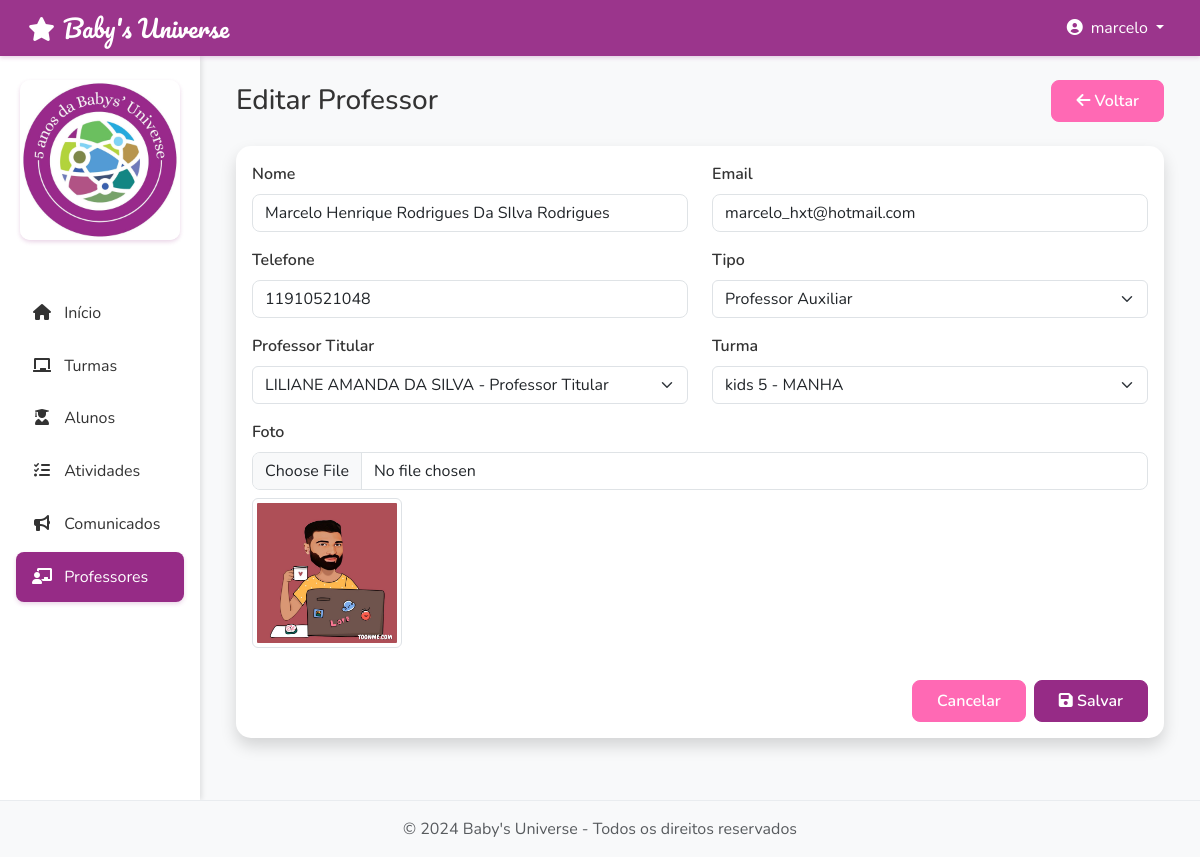
The page /professores/2/editar/ (signed in) on the database its author committed.
### core/models.py (models this page shows)
class Professor(models.Model):
    nome = models.CharField(max_length=100)
    email = models.EmailField()
    telefone = models.CharField(max_length=15)
    foto = models.ImageField(upload_to='professores/', null=True, blank=True)
    turma = models.ForeignKey('Turma', on_delete=models.SET_NULL, null=True, blank=True, related_name='professores')
    tipo = models.CharField(max_length=20, choices=[
        ('TITULAR', 'Professor Titular'),
        ('AUXILIAR', 'Professor Auxiliar')
    ], default='TITULAR')
    professor_titular = models.ForeignKey('self', on_delete=models.SET_NULL, null=True, blank=True, related_name='auxiliares')
    class Meta:
        verbose_name = 'Professor'
        verbose_name_plural = 'Professores'
        ordering = ['nome']
    def __str__(self):
        return f"{self.nome} - {self.get_tipo_display()}"

### core/views.py (the view)
# urls.py: path('professores/<int:pk>/editar/', views.professor_edit, name='professor_edit'),
@login_required
def professor_edit(request, pk):
    professor = get_object_or_404(Professor, pk=pk)
    if request.method == 'POST':
        form = ProfessorForm(request.POST, request.FILES, instance=professor)
        if form.is_valid():
            form.save()
            messages.success(request, 'Professor atualizado com sucesso!')
            return redirect('professores')
        else:
            messages.error(request, 'Por favor, corrija os erros abaixo.')
    else:
        form = ProfessorForm(instance=professor)
    context = {
        'form': form,
        'title': 'Editar Professor',
        'list_url': 'professores'
    }
    return render(request, 'core/professor_form.html', context)

### core/models.py (called while the page is built)
    def __str__(self):
        return f"{self.nome} - {self.periodo}"

### templates/core/professor_form.html (shortened to what this page needs)
{% extends 'base.html' %}
{% load widget_tweaks %}
{% block content %}
<div class="container-fluid">
    <div class="d-flex justify-content-between align-items-center mb-4">
        <h1 class="h3 mb-0 text-gray-800">{{ title }}</h1>
        <a href="{% url 'professores' %}" class="btn btn-secondary">
            <i class="fas fa-arrow-left"></i> Voltar
        </a>
    </div>
    <div class="card shadow">
        <div class="card-body">
            <form method="post" class="needs-validation" novalidate enctype="multipart/form-data">
                <div class="row">
                    <div class="col-md-6 mb-3">
                        <label for="{{ form.nome.id_for_label }}" class="form-label">Nome</label>
                        {% render_field form.nome class="form-control" placeholder="Nome do professor" %}
                    </div>
                    <div class="col-md-6 mb-3">
                        <label for="{{ form.email.id_for_label }}" class="form-label">Email</label>
                        {% render_field form.email class="form-control" placeholder="email@exemplo.com" %}
                    </div>
                    <div class="col-md-6 mb-3">
                        <label for="{{ form.telefone.id_for_label }}" class="form-label">Telefone</label>
                        {% render_field form.telefone class="form-control" placeholder="(00) 00000-0000" %}
                    </div>
                    <div class="col-md-6 mb-3">
                        <label for="{{ form.tipo.id_for_label }}" class="form-label">Tipo</label>
                        {% render_field form.tipo class="form-select" %}
                    </div>
                    <div class="col-md-6 mb-3" id="div_professor_titular" style="display: none;">
                        <label for="{{ form.professor_titular.id_for_label }}" class="form-label">Professor Titular</label>
                        {% render_field form.professor_titular class="form-select" %}
                    </div>
                    <div class="col-md-6 mb-3">
                        <label for="{{ form.turma.id_for_label }}" class="form-label">Turma</label>
                        {% render_field form.turma class="form-select" %}
                    </div>
                    <div class="col-md-12 mb-3">
                        <label for="{{ form.foto.id_for_label }}" class="form-label">Foto</label>
                        {% render_field form.foto class="form-control" %}
                        {% if form.instance.foto %}
                            <div class="mt-2">
                                <img src="{{ form.instance.foto.url }}" alt="Foto atual" class="img-thumbnail" style="max-height: 150px;">
                            </div>
                        {% endif %}
                    </div>
                </div>
                <div class="d-flex justify-content-end mt-3">
                    <a href="{% url 'professores' %}" class="btn btn-secondary me-2">Cancelar</a>
                    <button type="submit" class="btn btn-primary">
                        <i class="fas fa-save"></i> Salvar
                    </button>
                </div>
            </form>
        </div>
    </div>
</div>
{% endblock %}

### templates/base.html (shortened to what this page needs)
{% load static %}
<!DOCTYPE html>
<html lang="pt-br">
<head>
    <link href="https://cdnjs.cloudflare.com/ajax/libs/font-awesome/6.0.0/css/all.min.css" rel="stylesheet">
    <link href="https://cdn.jsdelivr.net/npm/bootstrap@5.3.0/dist/css/bootstrap.min.css" rel="stylesheet">
    <link href="{% static 'css/theme.css' %}" rel="stylesheet">
</head>
<body>
    <nav class="navbar navbar-expand-lg navbar-dark">
        <div class="container-fluid">
            <a class="navbar-brand" href="{% url 'home' %}">
                <i class="fas fa-star me-2"></i>Baby's Universe
            </a>
            <div class="collapse navbar-collapse" id="navbarNav">
                <ul class="navbar-nav ms-auto">
                    <li class="nav-item dropdown">
                        <a class="nav-link dropdown-toggle" href="#" id="navbarDropdown" role="button" data-bs-toggle="dropdown">
                            <i class="fas fa-user-circle me-2"></i>{{ user.username }}
                        </a>
                    </li>
                </ul>
            </div>
        </div>
    </nav>
    <div class="container-fluid">
        <div class="row">
            <div class="col-md-3 col-lg-2 px-0 sidebar">
                <div class="text-center py-4">
                    <img src="{% static 'img/logo/logo.jpg' %}" alt="Baby's Universe" class="sidebar-logo mb-3">
                </div>
                <nav class="mt-2">
                    <a href="{% url 'home' %}" class="nav-link {% if request.path == '/' %}active{% endif %}">
                        <i class="fas fa-home me-2"></i> Início
                    </a>
                    <a href="{% url 'turmas' %}" class="nav-link {% if 'turmas' in request.path %}active{% endif %}">
                        <i class="fas fa-chalkboard me-2"></i> Turmas
                    </a>
                    <a href="{% url 'alunos' %}" class="nav-link {% if 'alunos' in request.path %}active{% endif %}">
                        <i class="fas fa-user-graduate me-2"></i> Alunos
                    </a>
                    <a href="{% url 'atividades' %}" class="nav-link {% if 'atividades' in request.path %}active{% endif %}">
                        <i class="fas fa-tasks me-2"></i> Atividades
                    </a>
                    <a href="{% url 'comunicados' %}" class="nav-link {% if 'comunicados' in request.path %}active{% endif %}">
                        <i class="fas fa-bullhorn me-2"></i> Comunicados
                    </a>
                    <a href="{% url 'professores' %}" class="nav-link {% if 'professores' in request.path %}active{% endif %}">
                        <i class="fas fa-chalkboard-teacher me-2"></i> Professores
                    </a>
                </nav>
            </div>
            <div class="col-md-9 col-lg-10 px-4 py-4 content">
                {% block content %}
                {% endblock %}
            </div>
        </div>
    </div>
    <footer class="footer mt-auto py-3 bg-light">
        <div class="container text-center">
            <span class="text-muted">© 2024 Baby's Universe - Todos os direitos reservados</span>
        </div>
    </footer>
</body>
</html>

### static/css/theme.css (style rules this page uses)
:root { --primary-color: #962b86; --primary-dark: #7a226b; --primary-light: #b235a0; --secondary-color: #FF69B4; --accent-color: #FFD700; --success-color: #2ECC71; --warning-color: #F1C40F; --danger-color: #E74C3C; --text-color: #333333; --text-muted: #6C757D; --light-bg: #F8F9FA; --white: #FFFFFF; --font-family-base: 'Nunito', sans-serif; --font-family-brand: 'Pacifico', cursive; }
body { font-family: var(--font-family-base); color: var(--text-color); background-color: var(--light-bg); min-height: 100vh; display: flex; flex-direction: column; }
.navbar { background-color: rgba(150, 43, 134, 0.95) !important; box-shadow: 0 2px 4px rgba(150, 43, 134, 0.2); padding: 0.5rem 1rem; }
.navbar-brand { font-family: var(--font-family-brand); font-size: 1.5rem; color: var(--white) !important; padding: 0; }
.navbar-dark .navbar-nav .nav-link { color: var(--white); }
.sidebar { background-color: var(--white); box-shadow: 2px 0 5px rgba(0,0,0,0.1); min-height: calc(100vh - 56px); padding-top: 0; }
.sidebar-logo { max-width: 80%; height: auto; border-radius: 10px; box-shadow: 0 2px 4px rgba(150, 43, 134, 0.2); }
.sidebar .nav-link { color: var(--text-color); padding: 0.8rem 1rem; margin: 0.2rem 1rem; border-radius: 8px; transition: all 0.3s ease; }
.sidebar .nav-link.active { background-color: var(--primary-color); color: var(--white); box-shadow: 0 2px 4px rgba(150, 43, 134, 0.2); }
.sidebar .nav-link i { width: 20px; text-align: center; margin-right: 8px; }
.card { border: none; border-radius: 15px; box-shadow: 0 4px 6px rgba(0,0,0,0.1); transition: transform 0.2s ease; margin-bottom: 1rem; }
.btn { border-radius: 8px; padding: 0.5rem 1.5rem; font-weight: 600; transition: all 0.3s ease; }
.btn-primary { background-color: var(--primary-color); border-color: var(--primary-color); }
.btn-secondary { background-color: var(--secondary-color); border-color: var(--secondary-color); }
.footer { margin-top: auto; background-color: var(--white); border-top: 1px solid #e9ecef; padding: 1rem 0; }
.form-control { border-radius: 8px; border: 1px solid #DFE3E6; }
.form-label { font-weight: 600; color: var(--text-color); }

### rows shown on the page
Professor: nome "Marcelo Henrique Rodrigues Da SIlva Rodrigues", email "marcelo_hxt@hotmail.com", telefone "11910521048", tipo "Professor Auxiliar", professor_titular "LILIANE AMANDA DA SILVA - Professor Titular", turma "kids 5 - MANHA", instance.foto (picture)

### other values the page prints
{{ user.username }} "marcelo"
{{ title }} "Editar Professor"
